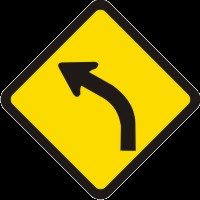
#> input picture traffic_signs_classes/0.png, 200 x 200 px; its folder holds only this picture in this run
$ jupyter execute --allow-errors Untitled.ipynb
#> lines starting #> are read from the running program, lines starting #| are printed output that depends on the picture; after the words box and inside, x2 and y2 are one past the last pixel; in counts of white or black regions, pixels touching at a corner belong together
[cell 1]
import numpy as np
import cv2
import os
import random
from random import choice
from random import randint
from random import uniform


# aplica mudanca de brilho, contraste, bluring e resize nas imagens
def variation(image,mascara, pasta, arquivo, transf):
    #image = cv2.cvtColor(image,  cv2.COLOR_BGR2GRAY)
    # escolher valores aleatorios para alpha (simple contrast control) (0.4 -
    # 0.9)
    alpha = uniform(.4, .9)

    # escolher valores aleatorios para beta (simple brightness control) (10 -
    # 20)
    beta = randint(12, 16)
    cv2.convertScaleAbs(image, image, alpha, beta)

    # add gaussian blurring
    size = int(choice('35'))
    blur = cv2.GaussianBlur(image, (size, size), 0, 0)
    #blur = cv2.bilateralFilter(blur,9,75,75)
    uhu =  cv2.medianBlur(blur,5)
    #uhu2 = cv2.GaussianBlur(uhu, (0, 0), 10)
    #uhu3 = cv2.addWeighted(uhu2,1.5,-0.5, 0,)


    th, mask_th = cv2.threshold(mascara, 50, 255, cv2.THRESH_BINARY);
    blur = cv2.bitwise_and(uhu, mask_th)


    #Aplicar filtro de mediana:


    # resize
    final = cv2.resize(blur, (56, 56))
   # def variation(image,mascara, pasta, arquivo, transf):
    # variation(src2, mask, i, j, transf)
    #cv2.imwrite("Generated/" + str(pasta) + "/" + str(arquivo) + str(transf) + ".png", final)
    filepath = "Generated/" + str(pasta)# + "/" + str(arquivo) + "_" + str(transf) + ".png"
    if not os.path.exists(filepath):
        os.makedirs(filepath)
    filename = filepath + "/" + str(arquivo) + "_" + str(transf) + ".png"
    cv2.imwrite(filename, final)
    #cv2.imwrite("Generated/src_modified.png", final)

def pespective(input, mascara):
    #cv2.imshow('entrada', input)
    cols = input.shape[1]
    rows = input.shape[0]
    inputQuad = np.array([[0, 0],[cols, 0],[cols,rows],[0,rows]], np.float32)
    outputQuad = np.array([[-randint(0,17),-randint(0,17)],[cols+randint(0,17),-randint(0,17)],
	[cols+randint(0,17), rows+randint(0,17)],[-randint(0,17),rows+randint(0,17)]], np.float32)
    M = cv2.getPerspectiveTransform(outputQuad, inputQuad)
    output = cv2.warpPerspective(input,M,(cols,rows))
    output2 = cv2.warpPerspective(mascara,M,(cols,rows))
    #cv2.imshow("Input",output)
    #cv2.waitKey(0);
    return [output,output2]


def transformation(name, name2):

    # read in grayscale
#> called with name = './traffic_signs_classes/0.png'
    src1 = cv2.imread(name, 0)
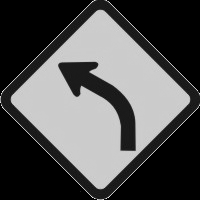
#> src1: shape (200, 200); min 0, max 235, mean 83.1
    mask = cv2.imread(name2, 0)
    '''
    Aplicado para criar certo ruido (noise) na imagem
    '''
    rows, cols = src1.shape
#> rows = 200; cols = 200
    k = 0
    for i in range(0, rows):
        for j in range(0, cols):
            editValue = src1[i, j]
            var = randint(25, 100)
            k = var
            if editValue > 60 and editValue < 160:
                src1[i, j] = var
            elif editValue > 230 and editValue < 256:
                src1[i, j] = 255 - var
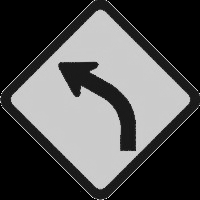
#> src1: shape (200, 200); 1.44% of pixels changed, all inside (x1, y1, x2, y2) = (0, 0, 200, 200)
    if k > 40:
        getElement = cv2.getStructuringElement(cv2.MORPH_ELLIPSE, (5, 5))
        src1 = cv2.erode(src1, getElement)

        getElement = cv2.getStructuringElement(cv2.MORPH_ELLIPSE, (5, 5))
        src1 = cv2.dilate(src1, getElement)

    '''
    rotation transformation (-20 ate 20 graus)
    '''
    image_center = tuple(np.array(src1.shape) / 2)
#> image_center = (100, 100)
    angle = randint(-30, 30)
    rot_mat = cv2.getRotationMatrix2D(image_center, angle, 1.0)
    result = cv2.warpAffine(src1, rot_mat, src1.shape, flags=cv2.INTER_LINEAR)
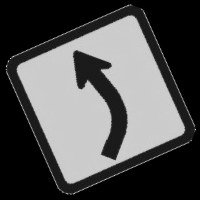
#> result: shape (200, 200); min 0, max 210, mean 82.7
    result2 = cv2.warpAffine(mask, rot_mat, mask.shape, flags=cv2.INTER_LINEAR)


    '''
    perspective transformation
    '''
    img = result
    rows = img.shape[0]
    cols = img.shape[1]


    # retangulo da imagem

    # [[0, 0], [160, 40], [0, 200], [160, 160]]

    # [[0, 0], [0, 200], [200, 0], [200, 200]]

    pts1 = np.float32([[0, 0], [0, 200], [200, 0], [200, 200]])

    seed = randint(0, 1)
    variation1 = randint(0, 8)
    variation2 = randint(15, 25)

    # perspectiva para a direita
    if seed == 0:
        pts2 = np.float32([[(0 + variation1), 0], [(0 + variation1),
                                                   200], [(200 - variation2), 0], [(200 - variation2), 200]])
    # perspectiva para a esquerda
    else:
        pts2 = np.float32([[(0 + variation2), 0], [(0 + variation2),
                                                   200], [(200 - variation1), 0], [(200 - variation1), 200]])

    M = cv2.getPerspectiveTransform(pts1, pts2)
    dst = cv2.warpPerspective(img, M, (200, 200))
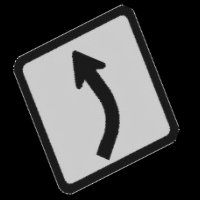
#> dst: shape (200, 200); min 0, max 209, mean 72.4
    dst2 = cv2.warpPerspective(result2, M, (200, 200))
    #cv2.imshow("ois", mask)
    #cv2.waitKey(0)
    return [dst, dst2]

def create_database():
    flag_name = 0
    for i in range(0, 30):
        name = './traffic_signs_classes/' + str(i) + '.png'
        name2 = './traffic_signs_classes/thresholding/' + str(i) + '.jpg'
        for j in range(0, 25):
            src, mask = transformation(name, name2)
            #cv2.imwrite("Generated/src_modified.png", src)
            for transf in range(0,20):
                src2, mask2 = pespective(src, mask)
                #cv2.imwrite("Generated/src_modified.png", src2)
                variation(src2, mask, i, j, transf)
                print('classe: ' + str(i) + ' image : ' + str(j) + ' transf : ' + str(transf))
#> this loop made 20 passes
#> pass 1, in pespective, `output = cv2.warpPerspective(input,M,(cols,rows))`:
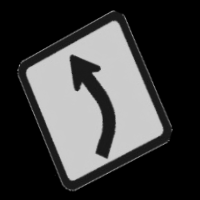
#> output: shape (200, 200); min 0, max 207, mean 63
#> pass 1, in variation, `blur = cv2.GaussianBlur(image, (size, size), 0, 0)`:
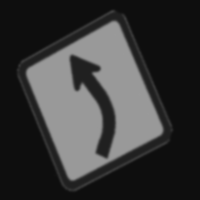
#> blur: shape (200, 200); min 14, max 154, mean 57
#> after the loop:
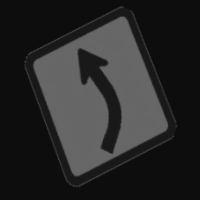
#> src2: shape (200, 200); min 13, max 104, mean 40.7


#> (the rest of this cell did not finish here and is left out)
